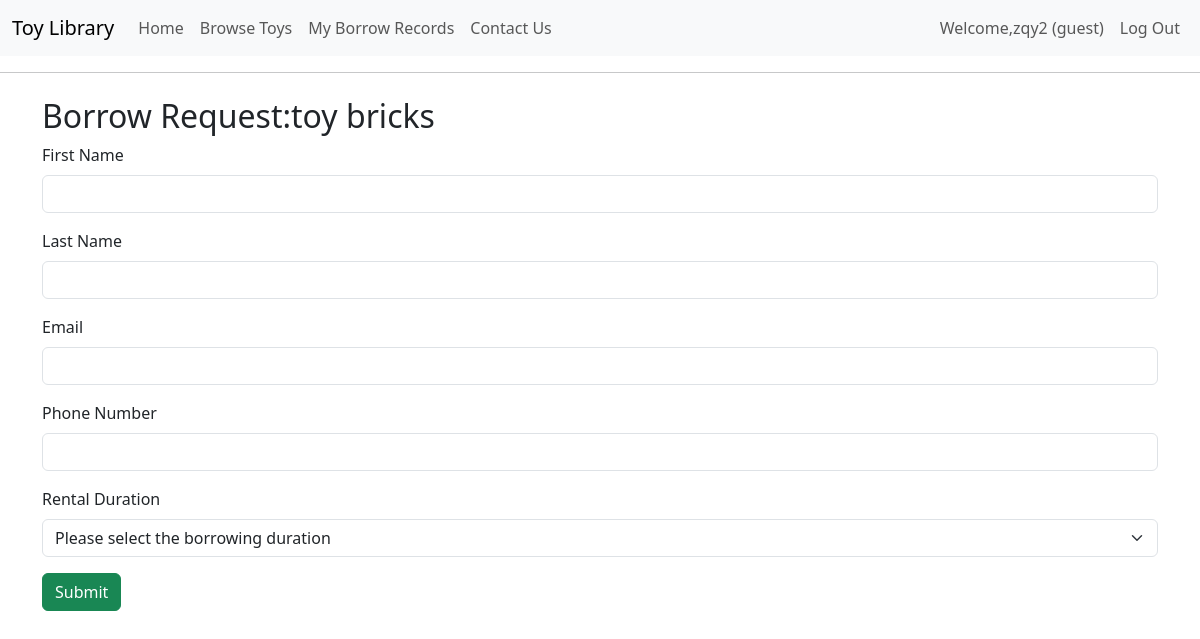
/borrow/S001 (signed in), run on the app's committed database.
### app.py (models this page shows)
class User(UserMixin, db.Model):
    id = db.Column(db.Integer, primary_key=True)
    username = db.Column(db.String(50), unique=True, nullable=False)
    email = db.Column(db.String(100), unique=True, nullable=False)
    phone = db.Column(db.String(20), nullable=False)
    password = db.Column(db.String(200), nullable=False)
    role = db.Column(db.String(20), nullable=False)  # "admin" or "guest"

class Toy(db.Model):
    toy_id = db.Column(db.String(10), primary_key=True)  # 玩具ID
    name = db.Column(db.String(100), nullable=False)  # 玩具名称
    brand = db.Column(db.String(100)) # 玩具品牌
    age_range = db.Column(db.String(10), nullable=False)  # 适龄范围
    toy_type = db.Column(db.String(100), nullable=False)  # 游戏类型
    keywords = db.Column(db.String(200))  # 关键词（多个词以逗号分隔）
    image = db.Column(db.String(200))  # 图片路径
    status = db.Column(db.String(20), nullable=False, default='可借')  # 借用状态
    rating = db.Column(db.Float, default=0.0)  # 玩具评分（默认0.0）
    date_loaned_out = db.Column(db.Date) # 出租日期
    last_checked = db.Column(db.Date) # 最后检查日期
    date_in_stock = db.Column(db.Date) # 入库日期
    loan_frequency = db.Column(db.String(1)) # 出租频率
    value = db.Column(db.Float) # 玩具价格

### app.py (the view, shortened to what this page needs)
@app.route("/borrow/<string:toy_id>", methods=["GET", "POST"])
@login_required
def borrow(toy_id):
    toy = Toy.query.get_or_404(toy_id)
    return render_template("borrow.html", toy=toy)

### app.py (called while the page is built)
@login_manager.user_loader
def load_user(user_id):
    return User.query.get(int(user_id))

### templates/borrow.html (shortened to what this page needs)
{% extends "base.html" %}
{% block content %}
<h2>Borrow Request:{{ toy.name }}</h2>
<form method="POST">
    <div class="mb-3">
        <label for="firstname" class="form-label">First Name</label>
        <input type="text" id="firstname" class="form-control" name="firstname"
               pattern="[A-Za-z]+" title="The name or surname cannot contain numbers or special characters" required>
    </div>
    <div class="mb-3">
        <label for="lastname" class="form-label">Last Name</label>
        <input type="text" id="lastname" class="form-control" name="lastname"
               pattern="[A-Za-z]+" title="The name or surname cannot contain numbers or special characters" required>
    </div>
    <div class="mb-3">
        <label for="email" class="form-label">Email</label>
        <input type="email" id="email" class="form-control" name="email" required>
    </div>
    <div class="mb-3">
        <label for="phone" class="form-label">Phone Number</label>
        <input type="text" id="phone" class="form-control" name="phone" pattern="\d{10}" title="Please enter a 10-digit phone number" required>
    </div>
    <div class="mb-3">
        <label for="duration" class="form-label">Rental Duration</label>
        <select id="duration" class="form-select" name="duration" required>
            <option value="" disabled selected>Please select the borrowing duration</option>
        </select>
    </div>
    <button type="submit" class="btn btn-success">Submit</button>
</form>
{% endblock %}

### templates/base.html (shortened to what this page needs)
<!DOCTYPE html>
<html lang="en">
<head>
    <link href="https://cdn.jsdelivr.net/npm/bootstrap@5.3.3/dist/css/bootstrap.min.css" rel="stylesheet">
</head>
<body>
<nav class="navbar navbar-expand-lg navbar-light bg-light">
  <div class="container-fluid">
    <a class="navbar-brand" href="/">Toy Library</a>
    <div class="collapse navbar-collapse" id="navbarNav">
      <ul class="navbar-nav me-auto mb-2 mb-lg-0">
        <li class="nav-item">
          <a class="nav-link" href="/">Home</a>
        </li>
        <li class="nav-item">
          <a class="nav-link" href="/toys">Browse Toys</a>
        </li>
        {% if current_user.is_authenticated and current_user.role == 'guest' %}
        <li class="nav-item">
         <a class="nav-link" href="{{ url_for('my_borrows') }}">My Borrow Records</a>
        </li>
        {% endif %}
        <li class="nav-item">
          <a class="nav-link" href="/contact">Contact Us</a>
        </li>
      </ul>
      <ul class="navbar-nav ms-auto mb-2 mb-lg-0">
        {% if current_user.is_authenticated %}
          <li class="nav-item">
            <span class="nav-link">Welcome,{{ current_user.username }} ({{ current_user.role }})</span>
          </li>
          <li class="nav-item">
            <a class="nav-link" href="{{ url_for('logout') }}">Log Out</a>
          </li>
        {% endif %}
      </ul>
    </div>
  </div>
</nav>
<hr>
<div class="container mt-4">
    {% block content %}{% endblock %}
</div>
</body>
</html>

### data on the page
User: username "zqy2", role "guest"
Toy: name "toy bricks"
